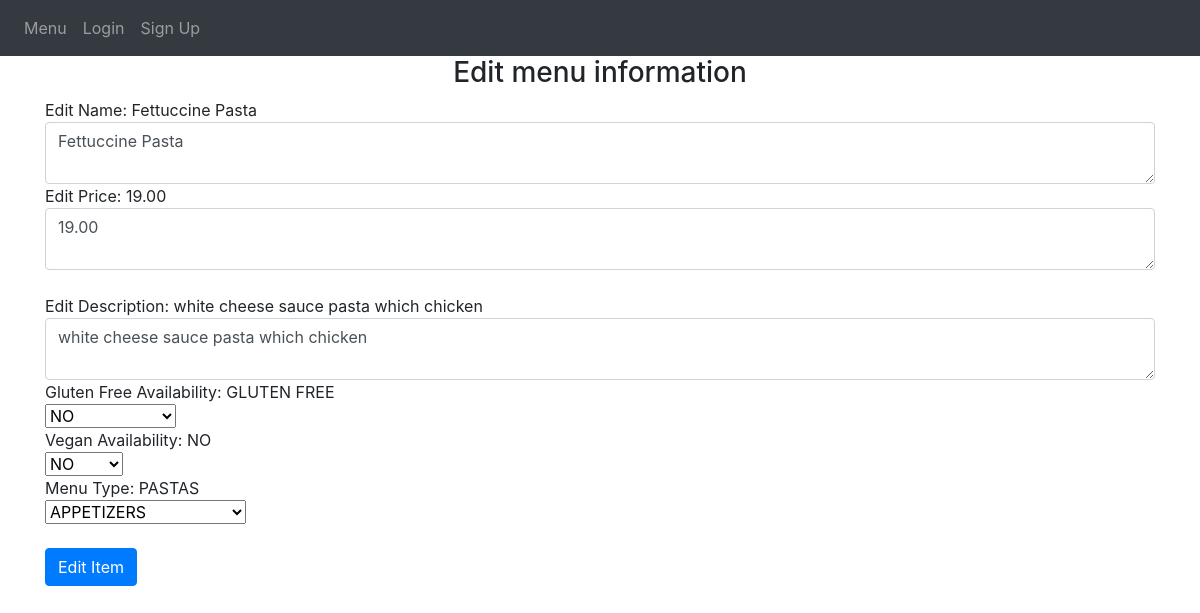
Before: /edit_redirect/1 with the older database file.
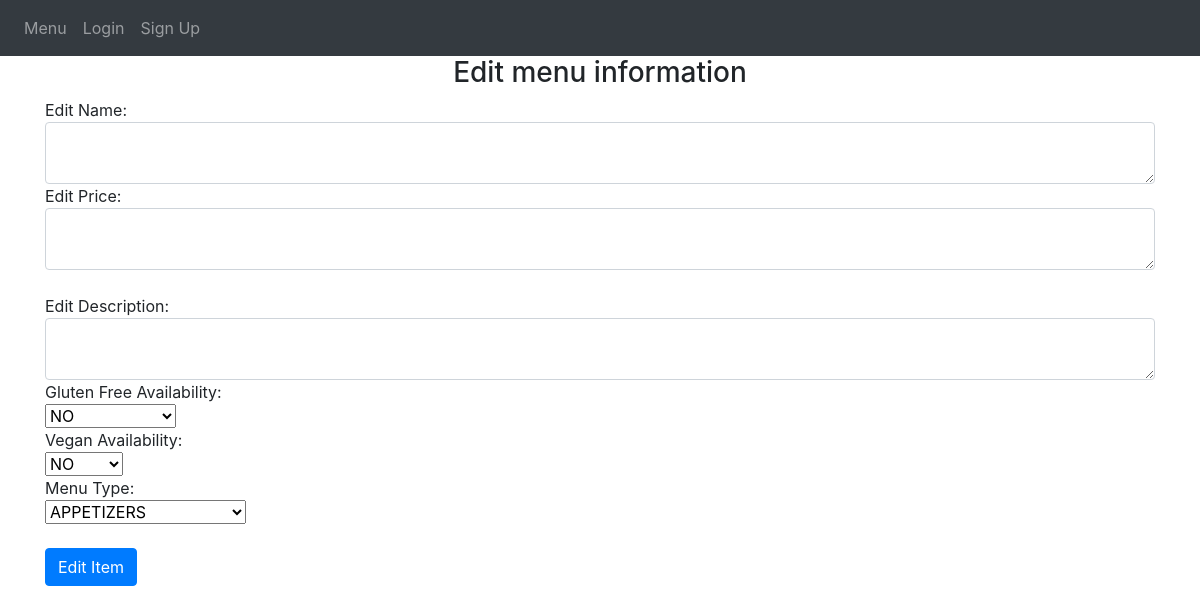
After: the same page with the newer database file.
### avanzareApp/models.py (models this page shows)
class Menu(db.Model):
    id = db.Column(db.Integer, primary_key=True)
    name = db.Column(db.String(150), unique=True)
    price = db.Column(db.String(150))
    description = db.Column(db.String(10000))
    menu_type = db.Column(db.String(150))
    gluten_free = db.Column(db.String(150))
    vegan = db.Column(db.String(150))
    date = db.Column(db.DateTime(timezone=True), default=func.now())
    user_id = db.Column(db.Integer, db.ForeignKey('user.id'))

### avanzareApp/views.py (the view, shortened to what this page needs)
@views.route('/edit_redirect/<int:id>', methods=['GET', 'POST'])
def edit_redirect(id):
    item = Menu.query.filter(Menu.id == id).first()
    return render_template('edit_menu_item.html', item=item, user=current_user)

### avanzareApp/templates/edit_menu_item.html (shortened to what this page needs)
{% extends "base.html" %} {% block title %}Home{% endblock %}
{% block content %}
<form method="POST">
    <h3 align="center">Edit menu information</h3>
    <div>Edit Name: {{item.name}}</div>
    <textarea   type="name"
                class="form-control"
                id="name"
                name="name">{{item.name}}</textarea>
    <div>Edit Price: {{item.price}}</div>
    <textarea   type="price"
                class="form-control"
                id="price"
                name="price">{{item.price}}</textarea>
    <br />
    <div>Edit Description: {{item.description}}</div>
    <textarea   type="description"
                class="form-control"
                id="description"
                name="description">{{item.description}}</textarea>
    <div>Gluten Free Availability: {{ item.gluten_free }}</div>
    <select class="selectpicker" type="gluten_free" id="gluten_free" name="gluten_free">
        <option>NO</option>
    </select>
    <div>Vegan Availability: {{ item.vegan }}</div>
    <select class="selectpicker" type="vegan" id="vegan" name="vegan">
        <option>NO</option>
    </select>
    <div>Menu Type: {{ item.menu_type }}</div>
    <select class="selectpicker" type="menu_type" id="menu_type" name="menu_type">
      <optgroup label="DINNER MENU" >
        <option>APPETIZERS</option>
      </optgroup>
    </select>
    <br />
    <br />
    <button type="submit" class="btn btn-primary">Edit Item</button>
</form>
{% endblock %}

Changed rows visible on the page:
removed Menu: name "Fettuccine Pasta", price "19.00", description "white cheese sauce pasta which chicken", gluten_free "GLUTEN FREE", vegan "NO", menu_type "PASTAS"
